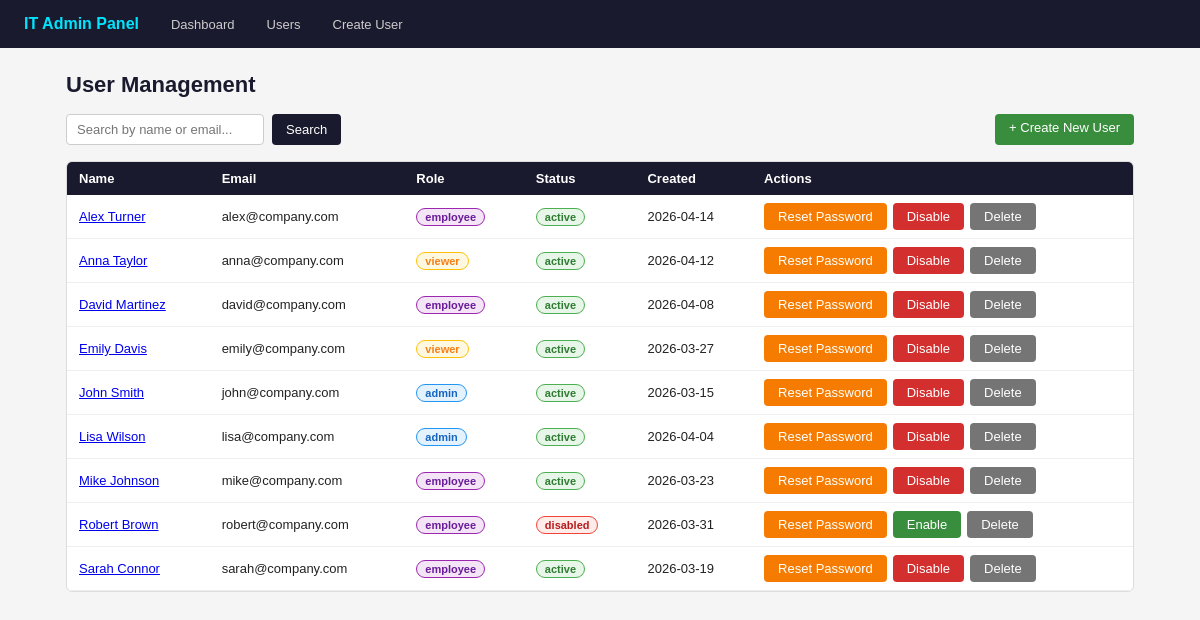
/users, run on an earlier commit of the app's database.
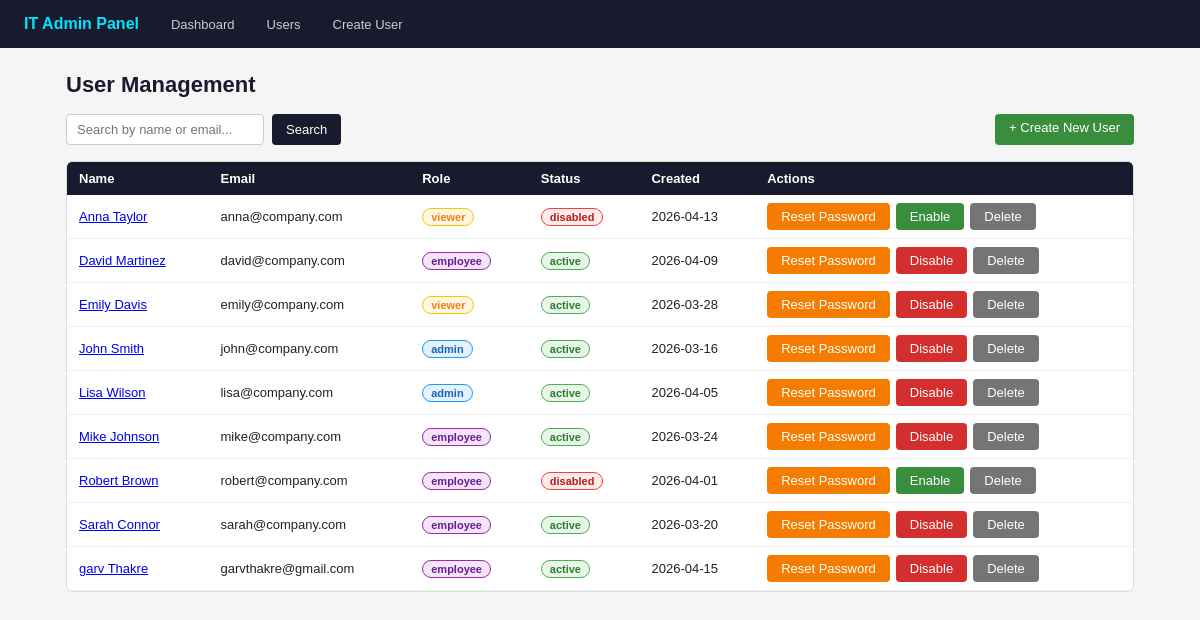
And on a later commit of the database.
### tables this page shows
CREATE TABLE users (
            id          INTEGER PRIMARY KEY AUTOINCREMENT,
            name        TEXT NOT NULL,
            email       TEXT UNIQUE NOT NULL,
            role        TEXT NOT NULL DEFAULT 'employee',
            status      TEXT NOT NULL DEFAULT 'active',
            password    TEXT NOT NULL,
            created_at  TEXT NOT NULL
        );

### app.py (the view)
@app.route("/users")
def users():
    db = get_db()
    search = request.args.get("search", "").strip()
    if search:
        all_users = db.execute(
            "SELECT * FROM users WHERE name LIKE ? OR email LIKE ? ORDER BY name",
            (f"%{search}%", f"%{search}%")
        ).fetchall()
    else:
        all_users = db.execute("SELECT * FROM users ORDER BY name").fetchall()
    db.close()
    return render_template("users.html", users=all_users, search=search)

### app.py (called while the page is built)
def get_db():
    conn = sqlite3.connect(DB_PATH)
    conn.row_factory = sqlite3.Row
    return conn

### templates/users.html (shortened to what this page needs)
{% extends "base.html" %}
{% block content %}
<h1>User Management</h1>
<div class="search-row">
    <form method="GET" action="/users" style="display:flex; gap:8px;">
        <input type="text" name="search" placeholder="Search by name or email..." value="{{ search }}">
        <button type="submit" class="btn btn-primary">Search</button>
    </form>
    <a href="/create-user" class="btn btn-success" style="margin-left:auto;">+ Create New User</a>
</div>
<div class="card" style="padding:0; overflow:hidden;">
    {% if users %}
    <table>
        <thead>
            <tr>
                <th>Name</th>
                <th>Email</th>
                <th>Role</th>
                <th>Status</th>
                <th>Created</th>
                <th>Actions</th>
            </tr>
        </thead>
        <tbody>
            {% for user in users %}
            <tr id="user-{{ user.id }}">
                <td><a href="/user/{{ user.id }}">{{ user.name }}</a></td>
                <td>{{ user.email }}</td>
                <td><span class="badge badge-{{ user.role }}">{{ user.role }}</span></td>
                <td><span class="badge badge-{{ user.status }}">{{ user.status }}</span></td>
                <td>{{ user.created_at[:10] }}</td>
                <td>
                    <div class="actions">
                        <a href="/reset-password/{{ user.id }}" class="btn btn-warning">Reset Password</a>
                        <form method="POST" action="/toggle-status/{{ user.id }}" style="display:inline;">
                            {% if user.status == 'active' %}
                            <button type="submit" class="btn btn-danger">Disable</button>
                            {% else %}
                            <button type="submit" class="btn btn-success">Enable</button>
                            {% endif %}
                        </form>
                        <form method="POST" action="/delete-user/{{ user.id }}" style="display:inline;"
                              onsubmit="return confirm('Delete {{ user.name }}? This cannot be undone.');">
                            <button type="submit" class="btn btn-secondary">Delete</button>
                        </form>
                    </div>
                </td>
            </tr>
            {% endfor %}
        </tbody>
    </table>
    {% endif %}
</div>
{% endblock %}

### templates/base.html (shortened to what this page needs)
<!DOCTYPE html>
<html lang="en">
<head>
</head>
<body>
<nav>
    <a href="/" class="brand">IT Admin Panel</a>
    <a href="/">Dashboard</a>
    <a href="/users">Users</a>
    <a href="/create-user">Create User</a>
</nav>
<div class="container">
    {% block content %}{% endblock %}
</div>
</body>
</html>

### templates/base.html (style rules this page uses)
* { box-sizing: border-box; margin: 0; padding: 0; }
body { font-family: Arial, sans-serif; font-size: 14px; background: #f5f5f5; color: #222; }
nav { background: #1a1a2e; color: white; padding: 0 24px; display: flex; align-items: center; gap: 32px; height: 48px; }
nav .brand { font-size: 16px; font-weight: bold; color: #00e5ff; text-decoration: none; }
nav a { color: #ccc; text-decoration: none; font-size: 13px; }
.container { max-width: 1100px; margin: 24px auto; padding: 0 16px; }
h1 { font-size: 22px; margin-bottom: 16px; color: #1a1a2e; }
.card { background: white; border: 1px solid #ddd; border-radius: 6px; padding: 20px; margin-bottom: 16px; }
.btn { display: inline-block; padding: 6px 14px; border: none; border-radius: 4px; font-size: 13px; cursor: pointer; text-decoration: none; font-family: Arial, sans-serif; }
.btn-primary { background: #1a1a2e; color: white; }
.btn-danger { background: #d32f2f; color: white; }
.btn-warning { background: #f57c00; color: white; }
.btn-success { background: #388e3c; color: white; }
.btn-secondary { background: #757575; color: white; }
table { width: 100%; border-collapse: collapse; font-size: 13px; }
th { background: #1a1a2e; color: white; padding: 9px 12px; text-align: left; }
td { padding: 8px 12px; border-bottom: 1px solid #eee; vertical-align: middle; }
.badge { display: inline-block; padding: 2px 8px; border-radius: 12px; font-size: 11px; font-weight: bold; }
.badge-active { background: #e8f5e9; color: #2e7d32; border: 1px solid #4caf50; }
.badge-disabled { background: #fdecea; color: #b71c1c; border: 1px solid #f44336; }
.badge-admin { background: #e3f2fd; color: #1565c0; border: 1px solid #2196f3; }
.badge-employee { background: #f3e5f5; color: #6a1b9a; border: 1px solid #9c27b0; }
.badge-viewer { background: #fff8e1; color: #f57f17; border: 1px solid #ffc107; }
input[type="text"], input[type="email"], select { width: 100%; padding: 7px 10px; border: 1px solid #ccc; border-radius: 4px; font-size: 13px; font-family: Arial, sans-serif; }
.search-row { display: flex; gap: 8px; margin-bottom: 16px; }
.search-row input { max-width: 300px; }
.actions { display: flex; gap: 6px; flex-wrap: wrap; }

What changed in the data, as far as the page shows it:
changed users "Anna Taylor": status "active" → "disabled"; created_at "2026-04-12" → "2026-04-13"; status "Disable" → "Enable"
changed users "David Martinez": created_at "2026-04-08" → "2026-04-09"
changed users "Emily Davis": created_at "2026-03-27" → "2026-03-28"
changed users "John Smith": created_at "2026-03-15" → "2026-03-16"
changed users "Lisa Wilson": created_at "2026-04-04" → "2026-04-05"
changed users "Mike Johnson": created_at "2026-03-23" → "2026-03-24"
changed users "Robert Brown": created_at "2026-03-31" → "2026-04-01"
changed users "Sarah Connor": created_at "2026-03-19" → "2026-03-20"
changed users: name "Alex Turner" → "garv Thakre"; email "alex@company.com" → "garvthakre@gmail.com"; created_at "2026-04-14" → "2026-04-15"; moves down the list
